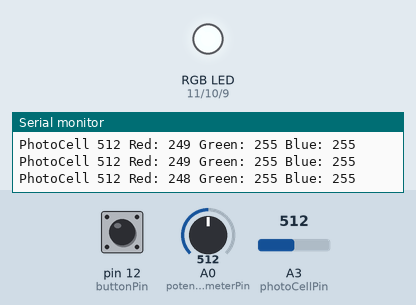
This sketch was run on a simulated Arduino Uno, built with avr-gcc and run on an emulated ATmega328P. On the bench: an RGB LED mixed from three pins (HIGH = lit), the last lines printed to the serial monitor. Inputs (shaded band) come from the test bench; at power-on: A0 (potentiometerPin) = 512, A3 (photoCellPin) = 512, pin 12 (buttonPin) HIGH.

Above: at 1.2 s.
1.3 s: A0 (potentiometerPin) set to 900
4.3 s: A3 (photoCellPin) set to 211
At 6.79 s:
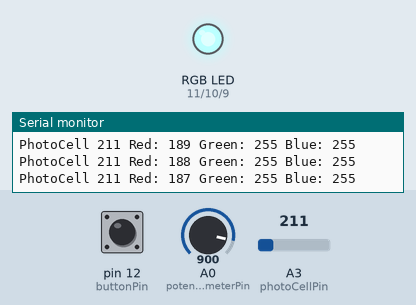
7.3 s: A3 (photoCellPin) set to 184
Timing chart, 0 to 10.3 s (numbered marks = the images above; inputs shaded):
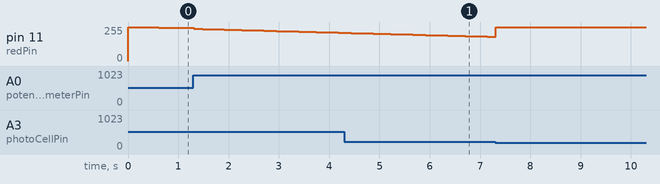

The sketch:

ModalNightlight.ino
```cpp
/*

Modal Nightlight Project
CEF - 05/19/2013
Dedicated to my beautiful and wonderful daughter Evangeline :-)

Synopsis:

Use the Arduino analog output pins 9, 10 and 11 to control an RGB LED to create a nightlight
The nightlight has 6 modes:
	1. Transition mode - color sweeps through the spectrum with a pleasing effect
	2. Red - only the RED LED is illuminated
	3. Green - ditto the GREEN LED
	4. Blue - ditto the BLUE LED
	5. Yellow - Red + Green LED
	6. Off - all LED's switched off, but program remains running

TODO:

 * change ints to bytes
 * try to use timer0 instead of a software counter for the cycle count,
   it should already have been started by the runtime, check with serial output

 * recode in ATMega328P assembler

*/

// operational parameter enums
const int FULLY_OFF = 255;   // RGB LED is common cathode
const int FULLY_ON 	= 0;      // so we need reverse logic

// led transition status
const int OFF 			= 0;
const int RAMPING_UP 	        = 1;
const int HOLDING 		= 2;
const int RAMPING_DOWN 	        = 3;

// lookup and output tables
// steady state outputs
int outputValuesTable[6][3] =
{
  { FULLY_OFF,FULLY_OFF,FULLY_OFF  },     // TRANSITION MODE, only these values will ever change
  { FULLY_ON, FULLY_OFF,FULLY_OFF  },     // RED
  { FULLY_OFF, FULLY_ON, FULLY_OFF  },    // GREEN
  { FULLY_OFF, FULLY_OFF, FULLY_ON  },    // BLUE
  { FULLY_ON, FULLY_ON, FULLY_OFF  },     // YELLOW
  { FULLY_OFF, FULLY_OFF, FULLY_OFF }     // OFF
};

// vars for transition mode
const int transitionStateTable[7][3] =
{
  { RAMPING_UP, OFF, OFF  },             // to RED
  { HOLDING, OFF, RAMPING_UP  },         // to PURPLE
  { RAMPING_DOWN, OFF, HOLDING  },       // TO BLUE
  { OFF, RAMPING_UP, HOLDING  },         // TO AQUA
  { OFF, HOLDING, RAMPING_DOWN  },       // TO GREEN
  { RAMPING_UP, HOLDING, OFF  },         // TO YELLOW
  { RAMPING_DOWN, RAMPING_DOWN, OFF }    // TO OFF
};

//operation modes
const int TRANSITION_MODE  = 0;
const int RED_MODE         = 1;
const int GREEN_MODE       = 2;
const int BLUE_MODE        = 3;
const int YELLOW_MODE      = 4;
const int OFF_MODE         = 5;

// pin enums
const int redPin 	= 11;
const int greenPin 	= 10;
const int bluePin 	= 9;
const int buttonPin     = 12;
const int potentiometerPin = 14;
const int photoCellPin = 17;

// LED indexes
const int RED 	= 0;
const int GREEN = 1;
const int BLUE 	= 2;

// init values and states for transition mode
int currentMode = TRANSITION_MODE; // default
unsigned int transitionStateIndex = 0;
unsigned int cycleCount = 0;

// output counter
int counter = 0;
const int OUTPUTCOUNT = 8192;   // adjust to change cycling rate of transition mode

//switch debouncing
int buttonState = HIGH; // initial state of the button
unsigned int shiftReg = 0xFF;    // keypress forces LO bit to 0

// 7 segment output table
int segment_lookup[10] =
{
  0x3f,  // 0011 1111 segs a,b,c,d,e,f   - 0
  0x06,  // 0000 0110 segs b,c           - 1
  0x5b,  // 0101 1011 a,b,d,e,g          - 2
  0x4f,  // 0100 1111 a,b,c,d,g          - 3
  0x66,  // 0110 0110 b,c,f,g            - 4
  0x6d,  // 0110 1101 a,c,d,f,g          - 5
  0x7d,  // 0111 1101 a,c,d,e,f,g        - 6
  0x07,  // 0000 0111 a,b,c              - 7
  0x7f,  // 0111 1111 a,b,c,d,e,f,g      - 8
  0x6f   // 0110 1111 a,b,c,d,f,g        - 9

};

unsigned int potReading;
unsigned int photoCellReading;

/********************************************************************************************************
 * Code
 *********************************************************************************************************/
void setup()
{
      Serial.begin(9600);
      /*
      // pins 0-6 are hooked up to 7 segment LED
        for(int i = 0; i < 7; i++)
        {
          pinMode(i, OUTPUT);
          digitalWrite(i, LOW);

        }
        */
	// set up LED pins
	pinMode(redPin, OUTPUT);
	pinMode(greenPin, OUTPUT);
	pinMode(bluePin, OUTPUT);
        pinMode(potentiometerPin, INPUT);
        pinMode(photoCellPin, INPUT);
        digitalWrite(photoCellPin, HIGH);

	// set up switch pin
	pinMode(buttonPin, INPUT);     // pin 4 is switch input
	digitalWrite(buttonPin, HIGH); // turn on internal pull up resistor

        potReading = analogRead(potentiometerPin) / 4;
        photoCellReading = analogRead(photoCellPin);

	// LEDS to OFF
	writeToLeds();
        //displayDigit(currentMode + 1);

}

void loop()
{
	checkForModeChange();
	counter++;

	if(counter == OUTPUTCOUNT)   // output to pins each time the counter expires
	{
                potReading = analogRead(potentiometerPin) / 4;
                photoCellReading = analogRead(photoCellPin);
                if(photoCellReading > 200)
                {
		  doOutput();
                }
                else
                {
                  analogWrite(redPin, FULLY_OFF);
                  analogWrite(greenPin, FULLY_OFF);
                  analogWrite(bluePin, FULLY_OFF);
                }

		counter = 0;
	}
        //Serial.println(TCNT0);

}

void doOutput()
{
	if(currentMode == TRANSITION_MODE)
	{
		doNextTransitionStep();
	}
	writeToLeds();

}

void checkForModeChange()
{
	// debounce switch and check for button state change
	sampleSwitch();

	if(shiftReg == 0 && buttonState == HIGH)
	{
		buttonState = LOW;
		nextMode();
	}

	if(shiftReg == 0xFFFF && buttonState == LOW)
	{
		buttonState = HIGH;
	}

}

void sampleSwitch()
{
	int currentState = digitalRead(buttonPin);
	shiftReg = shiftReg << 1;                 // shift left 1 bit
	shiftReg += (currentState & 0x01);        // set LO bit to current switch pin reading
}

void initTransitionMode()
{
	transitionStateIndex = 0;
	cycleCount = 0;
	outputValuesTable[TRANSITION_MODE][RED] = FULLY_OFF;
	outputValuesTable[TRANSITION_MODE][GREEN] = FULLY_OFF;
	outputValuesTable[TRANSITION_MODE][BLUE] = FULLY_OFF;

	writeToLeds();

}

void doNextTransitionStep()
{

	for(int i = 0; i < 3; i++)   // update the RGB values for the next output step
	{
		int colorState = transitionStateTable[transitionStateIndex][i];

		switch(colorState)
		{
			case RAMPING_UP:
			  outputValuesTable[TRANSITION_MODE][i] = FULLY_OFF - cycleCount;
			  break;

			case RAMPING_DOWN:
			  outputValuesTable[TRANSITION_MODE][i] = cycleCount;
			  break;

			default:       // if its anything else, leave it alone
			  break;
		}

	}

	cycleCount++;

	 // if we change this to use an internal hardware counter,
	 // timer overflow interrupt could advance the transitionStateIndex

	if(cycleCount == 256)   // advance state every 255 cycles
	{
		cycleCount = 0;
		transitionStateIndex++;
		transitionStateIndex = transitionStateIndex % 7;  // cycle 0-6
	}
}

void writeToLeds()
{
        float scaleFactor = (255 - potReading) / 255.0;
        byte redVal =  outputValuesTable[currentMode][RED];
        byte greenVal = outputValuesTable[currentMode][GREEN];
        byte blueVal = outputValuesTable[currentMode][BLUE];

        redVal = (byte)redVal  + ((255 - redVal) * scaleFactor);
        greenVal = (byte)greenVal + ((255 - greenVal) * scaleFactor);
        blueVal = (byte)blueVal  + ((255 - blueVal) * scaleFactor);
        //greenVal = greenVal < 255 ? greenVal + scaleFactor : greenVal;
        //blueVal = blueVal < 255 ?  blueVal + scaleFactor : blueVal;
        Serial.print("PhotoCell ");
        Serial.print(photoCellReading);
        Serial.print(" Red: ");
        Serial.print(redVal);
        Serial.print(" Green: ");
        Serial.print(greenVal);
        Serial.print(" Blue: ");
        Serial.println(blueVal);
	analogWrite(redPin, redVal );
	analogWrite(greenPin,greenVal);
	analogWrite(bluePin, blueVal ) ;
}

void nextMode()
{
	if(currentMode == OFF_MODE)
	{
		initTransitionMode();
		currentMode = TRANSITION_MODE;
	}
	else
	{
		currentMode++;
	}

        //blankDisplay();              // to avoid conflict with LED pins 0,1
        //displayDigit(currentMode + 1);

}
```
